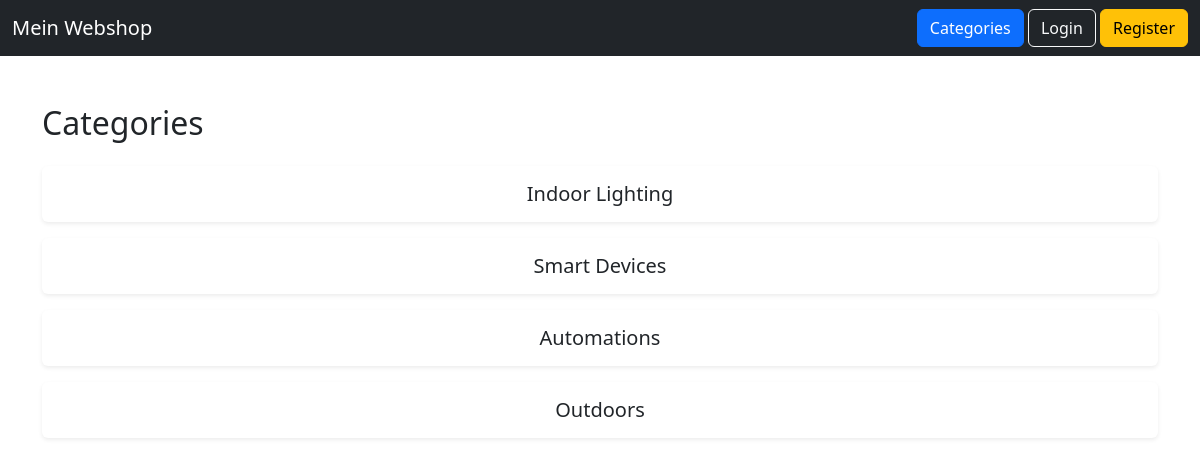
Page /categories.php?parent_id=3 on the earlier database version.
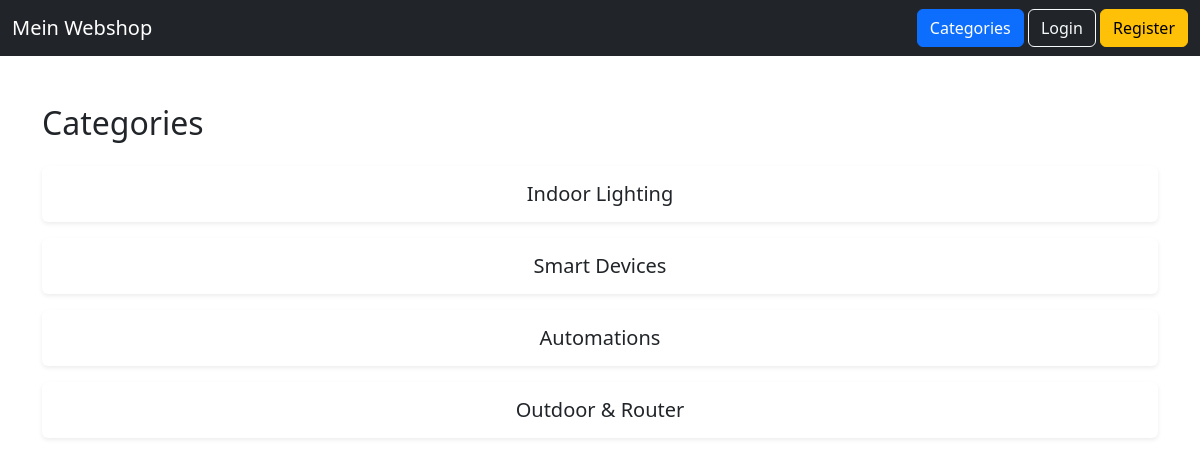
Same page on the later database version.
### tables this page shows
CREATE TABLE categories (
                            id INT AUTO_INCREMENT PRIMARY KEY,
                            name VARCHAR(100) NOT NULL,
                            parent_id INT NULL,
                            FOREIGN KEY (parent_id) REFERENCES categories(id)
);

### public/categories.php (the view, shortened to what this page needs)
<?php
require_once __DIR__ . '/../includes/db.php';
$parentId = $_GET['parent_id'] ?? null;
if ($parentId === null) {
    $stmt = $pdo->query("SELECT * FROM categories WHERE parent_id IS NULL");
    $items = $stmt->fetchAll(PDO::FETCH_ASSOC);
    $mode = "categories";
} else {
    $stmt = $pdo->prepare("SELECT * FROM categories WHERE parent_id = ?");
    $stmt->execute([$parentId]);
    $subcategories = $stmt->fetchAll(PDO::FETCH_ASSOC);
    if (count($subcategories) > 0) {
        $mode = "categories";
        $items = $subcategories;
    }
}
?>
<!DOCTYPE html>
<html lang="en">
<head>
    <link href="https://cdn.jsdelivr.net/npm/bootstrap@5.3.3/dist/css/bootstrap.min.css" rel="stylesheet">
</head>
<body>
<nav class="navbar navbar-dark bg-dark">
    <div class="container-fluid">
        <a class="navbar-brand" href="index.php">
            Mein Webshop
        </a>
        <div>
            <a href="categories.php" class="btn btn-primary">
                Categories
            </a>
            <?php if (isset($_SESSION['user_id'])): ?>
                <a href="cart.php" class="btn btn-success">
                    Shopping cart
                </a>
                <a href="logout.php" class="btn btn-danger">
                    Logout
                </a>
            <?php else: ?>
                <a href="login.php" class="btn btn-outline-light">
                    Login
                </a>
                <a href="register.php" class="btn btn-warning">
                    Register
                </a>
            <?php endif; ?>
        </div>
    </div>
</nav>
<div class="container mt-5">
    <?php if ($mode === "categories"): ?>
        <h2 class="mb-4">Categories</h2>
        <div class="row g-3">
            <?php foreach ($items as $item): ?>
                <div class="col-12">
                    <a href="categories.php?parent_id=<?= $item['id'] ?>"
                        class="text-decoration-none">
                        <div class="card h-100 shadow-sm border-0">
                            <div class="card-body text-center">
                                <h5 class="card-title mb-0">
                                    <?= htmlspecialchars($item['name']) ?>
                                </h5>
                            </div>
                        </div>
                    </a>
                </div>
            <?php endforeach; ?>
        </div>
    <?php endif; ?>
</div>
</body>
</html>

Differences in the rows shown:
changed categories: name "Outdoors" → "Outdoor & Router"
